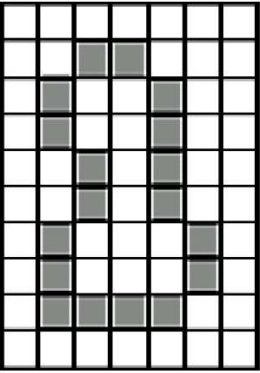
#> input picture Aula11/foto.png, 260 x 373 px
$ python PreenchimentoBuracos.py
#> lines starting #> are read from the running program, lines starting #| are printed output that depends on the picture; after the words box and inside, x2 and y2 are one past the last pixel; in counts of white or black regions, pixels touching at a corner belong together
# X_k = (X_k-1 dilatacao B) intersec A^c , k = 1,2,3,...
# X_0 é simplesmente um ponto dentro da fronteira
# B é o elemento estruturante
# A^c é o complemento de A
# Aplicar a equação até que X_k seja igual a X_k-1
# Unir resultado com a fronteira original

import cv2
import numpy as np

imagem = cv2.imread("foto.png")
#> imagem is the input picture: shape (373, 260, 3); mean B, G, R 175.9, 176.5, 175.9

def deixaCinza(imag):
    if len(imag.shape) < 3:
        return imag
    cinzas = np.zeros((imag.shape[0], imag.shape[1]), dtype=np.uint8)
    for i in range(imag.shape[0]):
        for j in range(imag.shape[1]):
            cinzas[i][j] = int(imag[i][j].sum() / 3)
    return cinzas

def deixaPretoBranco(cinza):
    pretoBranco = np.zeros((cinza.shape[0], cinza.shape[1]), dtype=np.uint8)
    for i in range(cinza.shape[0]):
        for j in range(cinza.shape[1]):
            if cinza[i][j] < 200:
                pretoBranco[i][j] = 255
            else:
                pretoBranco[i][j] = 0
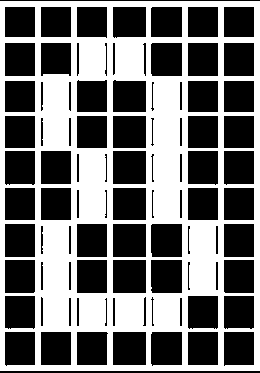
#> pretoBranco: shape (373, 260); 44.7% white; 1 white region, box (x1, y1, x2, y2) and area: (0, 1, 260, 371) 43359
    return pretoBranco

def dilatacao3x3(img_binaria):
    altura, largura = img_binaria.shape
    dilatada = np.zeros((altura, largura), dtype=np.uint8)
    for i in range(1, altura - 1):
        for j in range(1, largura - 1):
            vizinhanca = img_binaria[i-1:i+2, j-1:j+2]
            if np.any(vizinhanca == 255):
                dilatada[i, j] = 255
    return dilatada

def preencher_buracos(imagem_A, semente_x, semente_y):
    # Obter A^c (Complemento de A)
    # Onde era 0 vira 255, onde era 255 vira 0
#> called with semente_x = 3, semente_y = 6
    complemento_A = np.zeros_like(imagem_A)
    for i in range(imagem_A.shape[0]):
        for j in range(imagem_A.shape[1]):
            if imagem_A[i, j] == 0:
                complemento_A[i, j] = 255
            else:
                complemento_A[i, j] = 0

    # X_0: Imagem preta com apenas um ponto branco na semente
    X_k_anterior = np.zeros_like(imagem_A)
    X_k_anterior[semente_y, semente_x] = 255

    while True:
        # Dilatação: (X_{k-1} + B)
        dilatada = dilatacao3x3(X_k_anterior)

        # Interseção dilatada com A^c
        X_k_atual = np.zeros_like(imagem_A)
        for i in range(imagem_A.shape[0]):
            for j in range(imagem_A.shape[1]):
                if dilatada[i, j] == 255 and complemento_A[i, j] == 255:
                    X_k_atual[i, j] = 255

        # Critério de parada: X_k == X_{k-1}
        if np.array_equal(X_k_atual, X_k_anterior):
            break

        X_k_anterior = X_k_atual.copy()
#> X_k_anterior: shape (373, 260); every value is 0

    # 3. Unir resultado com a fronteira original: X_k ∪ A
    resultado_final = np.zeros_like(imagem_A)
    for i in range(imagem_A.shape[0]):
        for j in range(imagem_A.shape[1]):
            if X_k_atual[i, j] == 255 or imagem_A[i, j] == 255:
                resultado_final[i, j] = 255

    return resultado_final

# --- Execução ---
cinzas = deixaCinza(imagem)
A = deixaPretoBranco(cinzas)

# Definindo uma semente (ponto dentro do buraco da imagem foto.png)
# Baseado na grade, o ponto (x=3, y=6) está dentro do buraco inferior.
ponto_x, ponto_y = 3, 6

resultado = preencher_buracos(A, ponto_x, ponto_y)

cv2.imshow("Original (A)", imagem)
cv2.imshow("Buracos Preenchidos", resultado)
cv2.waitKey(0)
cv2.destroyAllWindows()
